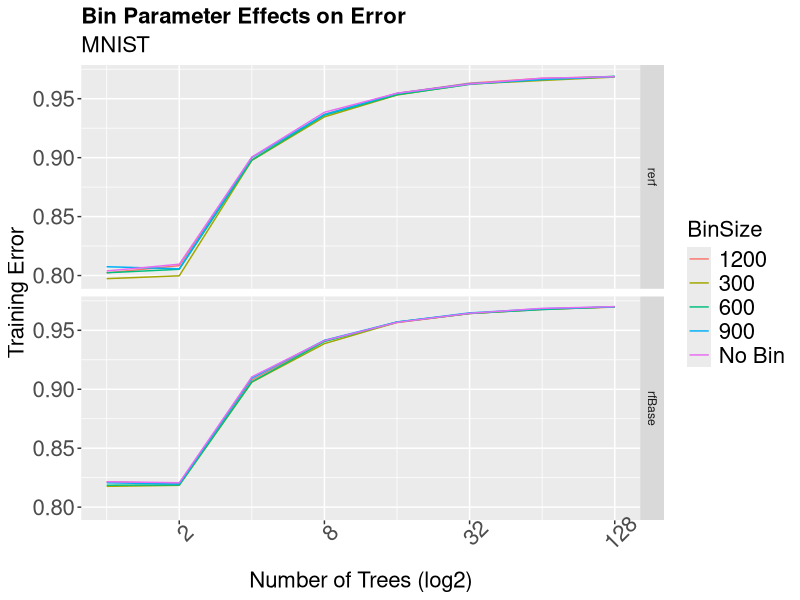

R code for this plot:
# ---
# title: "Accuracy as number of samples grows"
# author: "James Browne"
# date: "May 16 2017"
#output: html_document
# ---

library(ggplot2)
library(plyr)

data_summary <- function(data, varname, groupnames){
	      require(plyr)
  summary_func <- function(x, col){
		          c(mean = median(x[[col]], na.rm=TRUE),
								                  sd = sd(x[[col]], na.rm=TRUE))
	    }
	    data_sum<-ddply(data, groupnames, .fun=summary_func,
											                                      varname)
	    data_sum <- rename(data_sum, c("mean" = varname))
			     return(data_sum)
}


leg <- theme(legend.text = element_text(size = 16), legend.title=element_text(size = 16), plot.title = element_text(size = 16,  face="bold"), plot.subtitle = element_text(size = 16),axis.title.x = element_text(size=16), axis.text.x = element_text(size=16), axis.title.y = element_text(size=16), axis.text.y = element_text(size=16))
#leg <- theme(legend.text = element_text(size = 16), legend.title=element_blank(), plot.title = element_text(size = 16,  face="bold"), plot.subtitle = element_text(size = 16),axis.title.x = element_text(size=16), axis.text.x = element_text(size=16), axis.title.y = element_text(size=16), axis.text.y = element_text(size=16))




##############################################################
##############################################################
mydata <- read.csv(file="treeGrow.csv", header=FALSE, sep=",")
colnames(mydata) <- c("Dataset", "System","TrainingTime","error","BinThreshold","BinSize","NumTrees")
mydata[,6] <- as.character(mydata[,6])
mydata[,6][mydata[,6]=="0"] <- "No Bin"
mydata[,6] <- as.factor(mydata[,6])
mydata <- data_summary(mydata,varname="error",groupnames=c("Dataset","System","BinSize","NumTrees"))



png(filename="treeGrow.png")
p <- ggplot(mydata, aes(NumTrees, error, color=BinSize)) + geom_line()
p <- p + guides(fill = guide_legend(title="Bin\nSize"))
p <- p +leg + labs(title="Bin Parameter Effects on Error", x="Number of Trees (log2)", y="Training Error", subtitle=paste("MNIST"))
p <- p + theme(axis.text.x = element_text(angle = 45, hjust = .5))
p <- p + scale_x_continuous(trans="log2")
p <- p + facet_grid(System ~ .)
print(p)
dev.off()
